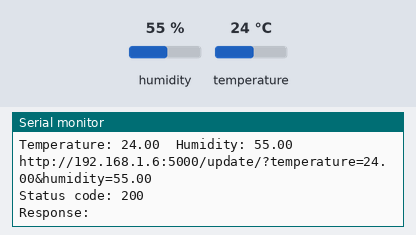
A sketch run on a simulated ESP32. Shown: the last lines printed to the serial monitor. The inputs (shaded band) are chosen by the test bench; at power-on: humidity 55 %, temperature 24 °C. WiFi joins after 1.5 s; servers stay silent unless stated; uploads are accepted with an empty reply.

Above: at 2.7 s.
2.8 s: humidity set to 22 %
At 4.18 s:
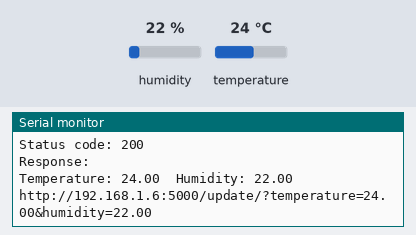
5.5 s: temperature set to 12 °C
At 6.9 s:
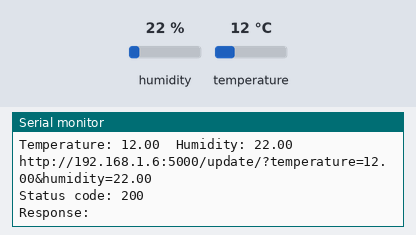
8.2 s: humidity set to 40 %
At 11.2 s:
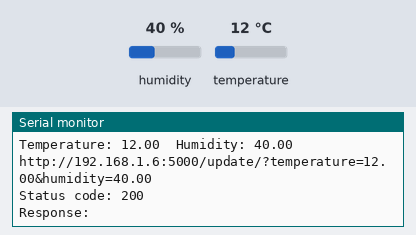
Timing chart, 0 to 12.7 s (numbered marks = the images above; inputs shaded):
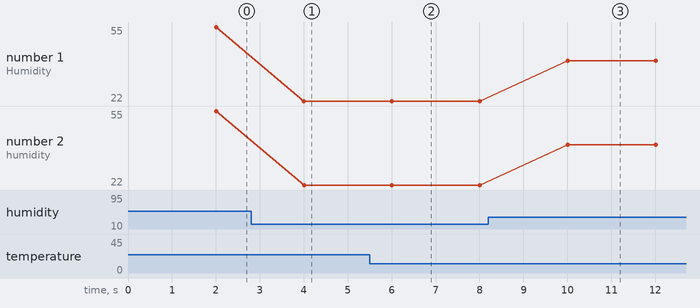

The sketch:

arduino.ino
```cpp
#include <Adafruit_Sensor.h>
#include <DHT.h>
#include <DHT_U.h>
#include <WiFi.h>
#include <HttpClient.h>

#define DHTPIN 2
#define DHTTYPE DHT11

// Variables for sensor and time thingy
DHT_Unified dht(DHTPIN, DHTTYPE);
uint32_t delayMS;
unsigned long lastTime = 0;

// Network
const char* ssid = "Duy Thong";
const char* password = "12345678";
const String serverName = "192.168.1.6";
const int port = 5000;
WiFiClient wifi;
HttpClient client(wifi, serverName, port);

// Variables for temperature and humidity
float temperature;
float humidity;

void setup() {
  Serial.begin(9600);
  dht.begin();
  sensor_t sensor;
  dht.temperature().getSensor(&sensor);
  delayMS = sensor.min_delay / 1000 + 1000; // add 1 second to the delayMS variable to make sure sensor is ready before taking reading

  WiFi.begin(ssid, password);
  while (WiFi.status() != WL_CONNECTED) {
      delay(500);
      Serial.print(".");
  }
  Serial.println("");
  Serial.print("Connected to WiFi network with IP Address: ");
  Serial.println(WiFi.localIP());
}

void getTemperatureAndHumidity() {
  sensors_event_t event;
  dht.temperature().getEvent(&event);
  if (isnan(event.temperature)) {
    Serial.println(F("Error reading temperature!"));
  }
  else {
    temperature = event.temperature;
    Serial.print(F("Temperature: "));
    Serial.print(temperature);
    Serial.print("  ");
  }
  // Get humidity event and print its value.
  dht.humidity().getEvent(&event);
  if (isnan(event.relative_humidity)) {
    Serial.println(F("Error reading humidity!"));
  }
  else {
    humidity = event.relative_humidity;
    Serial.print(F("Humidity: "));
    Serial.print(humidity);
    Serial.println("");
  }
}

void loop() {
  if (millis() - lastTime > delayMS) {
    lastTime = millis();

    if (WiFi.status() == WL_CONNECTED) {
      // Get temperature and humidity
      getTemperatureAndHumidity();

      // Send data to server using GET method

      String data = "?temperature=" + String(temperature) + "&humidity=" + String(humidity);
      String sendingToServer = "http://" + serverName + ":" + port + "/update/" + data;

      client.beginRequest();
      Serial.println(sendingToServer);
      client.get(sendingToServer);
      client.endRequest();

      int statusCode = client.responseStatusCode();
      String response = client.responseBody();

      Serial.print("Status code: ");
      Serial.println(statusCode);
      Serial.print("Response: ");
      Serial.println(response);
    }
    else {
      Serial.println("Can't send data");
    }
  }
}
```

Measured:
- after the input at 2.8 s, the serial monitor: prints a new line after 1.2 s (image 1)
- after the input at 5.5 s, the serial monitor: prints a new line after 0.51 s (image 2)
- after the input at 8.2 s, the serial monitor: prints a new line after 1.8 s (image 3)
- plotted number 1: 55 → 22 after the input at 2.8 s, 22 → 40 after the input at 8.2 s
- plotted number 2: 55 → 22 after the input at 2.8 s, 22 → 40 after the input at 8.2 s
